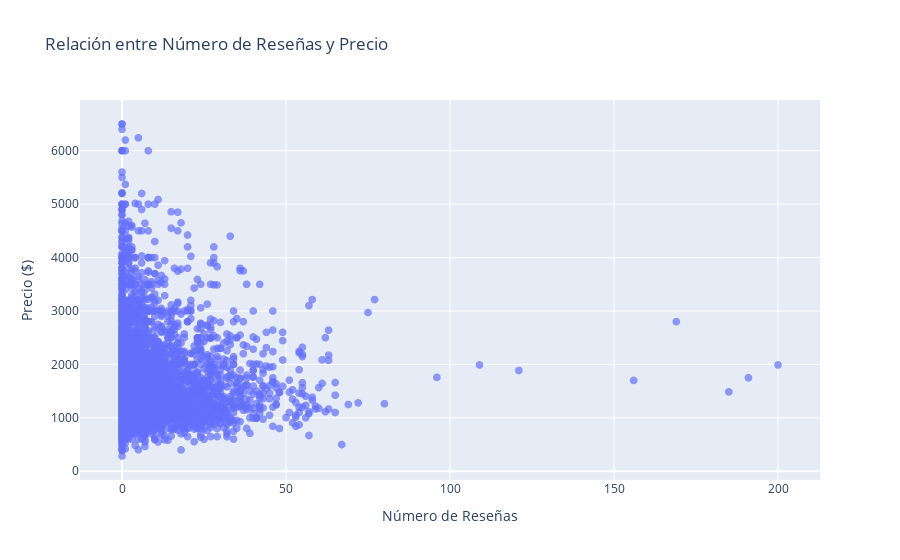

Notebook source saved alongside this figure:
### Code cell
fig = px.scatter(df, x='number_of_reviews', y='price', 
                 title='Relación entre Número de Reseñas y Precio',
                 labels={'number_of_reviews': 'Número de Reseñas', 'price': 'Precio ($)'},
                 hover_data=['name'])

fig.update_traces(marker=dict(size=8, opacity=0.7))
fig.show()

### Figure 1 — Plotly figure (JSON) as saved in the notebook; plotly's stock layout.template omitted (floating-point values rounded to 4 significant figures; data arrays with more than 128 entries replaced by an {"elided": "..."} marker saying what was removed)
{"data": [{"customdata": {"elided": "6053x1 str values"}, "hovertemplate": "Número de Reseñas=%{x}<br>Precio ($)=%{y}<br>name=%{customdata[0]}<extra></extra>", "legendgroup": "", "marker": {"color": "#636efa", "opacity": 0.7, "size": 8, "symbol": "circle"}, "mode": "markers", "name": "", "showlegend": false, "type": "scattergl", "x": {"elided": "6053 int values"}, "xaxis": "x", "y": {"elided": "6053 float values"}, "yaxis": "y"}], "layout": {"legend": {"tracegroupgap": 0}, "title": {"text": "Relación entre Número de Reseñas y Precio"}, "xaxis": {"anchor": "y", "domain": [0, 1], "title": {"text": "Número de Reseñas"}}, "yaxis": {"anchor": "x", "domain": [0, 1], "title": {"text": "Precio ($)"}}}}
